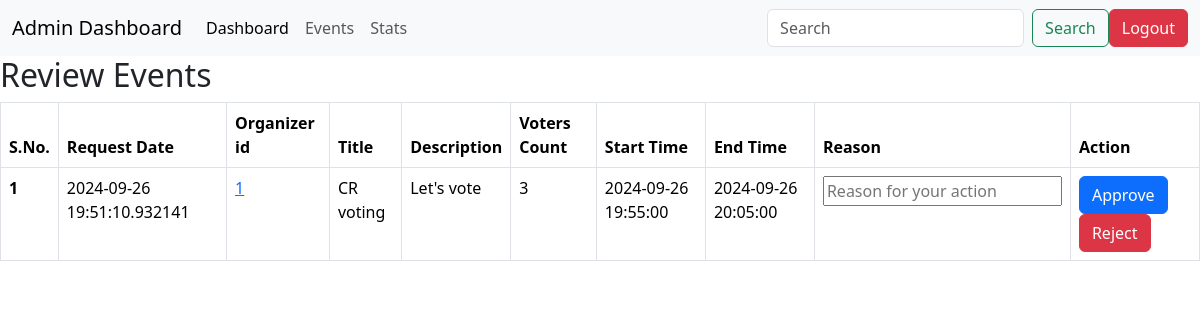
The app's page /admin/review with its own data.
### application/models.py (models this page shows)
class Event(db.Model):
    id=db.Column(db.Integer(),primary_key=True)
    createTime=db.Column(db.DateTime)
    organizerId=db.Column(db.Integer(),db.ForeignKey('user.id'))
    title=db.Column(db.String(),default='x')
    desc=db.Column(db.String(),default='x')
    endTime=db.Column(db.DateTime,nullable=False)
    startTime=db.Column(db.DateTime,nullable=False)
    isApproved=db.Column(db.Boolean,default=False)
    voterCount=db.Column(db.Integer(),default=0)
    durHour=db.Column(db.Integer())
    durMin=db.Column(db.Integer())
    numWinners=db.Column(db.Integer(),default=1)
    votes=db.relationship('Vote',backref='event')

### application/controllers.py (the view)
@app.route('/admin/review')
def adminReview():
    events=Event.query.filter_by(isApproved=0).all()
    return render_template('admin_review.html',events=events)

### templates/admin_review.html (shortened to what this page needs)
<!DOCTYPE html>
<html lang="en">
<head>
    <link href="https://cdn.jsdelivr.net/npm/bootstrap@5.3.3/dist/css/bootstrap.min.css" rel="stylesheet">
</head>
<body>
    <nav class="navbar navbar-expand-lg bg-body-tertiary">
        <div class="container-fluid">
          <a class="navbar-brand" href="#">Admin Dashboard</a>
          <div class="collapse navbar-collapse" id="navbarSupportedContent">
            <ul class="navbar-nav me-auto mb-2 mb-lg-0">
              <li class="nav-item">
                <a class="nav-link active" aria-current="page" href="/admin">Dashboard</a>
              </li>
              <li class="nav-item">
                <a class="nav-link" href="/admin/events">Events</a>
              </li>
              <li class="nav-item">
                <a class="nav-link" href="/admin/stats">Stats</a>
              </li>
            </ul>
            <form class="d-flex" role="search">
              <input class="form-control me-2" type="search" placeholder="Search" aria-label="Search">
              <button class="btn btn-outline-success" type="submit">Search</button>
            </form>
            <a class="btn btn-danger" href="/">Logout</a>
          </div>
        </div>
      </nav>
    <h2>Review Events</h2>
    {% if events|length == 0 %}
        <h3>No Events To Review</h3>
    {%else%}
    <table class="table table-bordered">
        <thead>
            <tr>
                <th scope="col">S.No.</th>
                <th scope="col">Request Date</th>
                <th scope="col">Organizer id</th>
                <th scope="col">Title</th>
                <th scope="col">Description</th>
                <th scope="col">Voters Count</th>
                <th scope="col">Start Time</th>
                <th scope="col">End Time</th>
                <th scope="col">Reason</th>
                <th scope="col">Action</th>
            </tr>
        </thead>
        <tbody>
            {%for event in events%}
                <tr>
                    <th scope="row">{{loop.index}}</th>
                    <td>{{event.createTime}}</td>
                    <td><a href="/admin/{{event.organizerId}}/watchUser">{{event.organizerId}}</a></td>
                    <td>{{event.title}}</td>
                    <td>{{event.desc}}</td>
                    <td>{{event.voterCount}}</td>
                    <td>{{event.startTime}}</td>
                    <td>{{event.endTime}}</td>
                    <td><input type="text" placeholder="Reason for your action"></td>
                    <td><a type="button" class="btn btn-primary" href="/admin/{{event.id}}/approve">Approve</a><a type="button" class="btn btn-danger" href="/admin/{{event.id}}/reject">Reject</a></td>
                </tr>
              {%endfor%}
        </tbody>
    </table>
    {%endif%}
</body>
</html>

### records on screen
Event: createTime "2024-09-26 19:51:10.932141", organizerId "1", title "CR voting", desc "Let's vote", voterCount "3", startTime "2024-09-26 19:55:00", endTime "2024-09-26 20:05:00"
